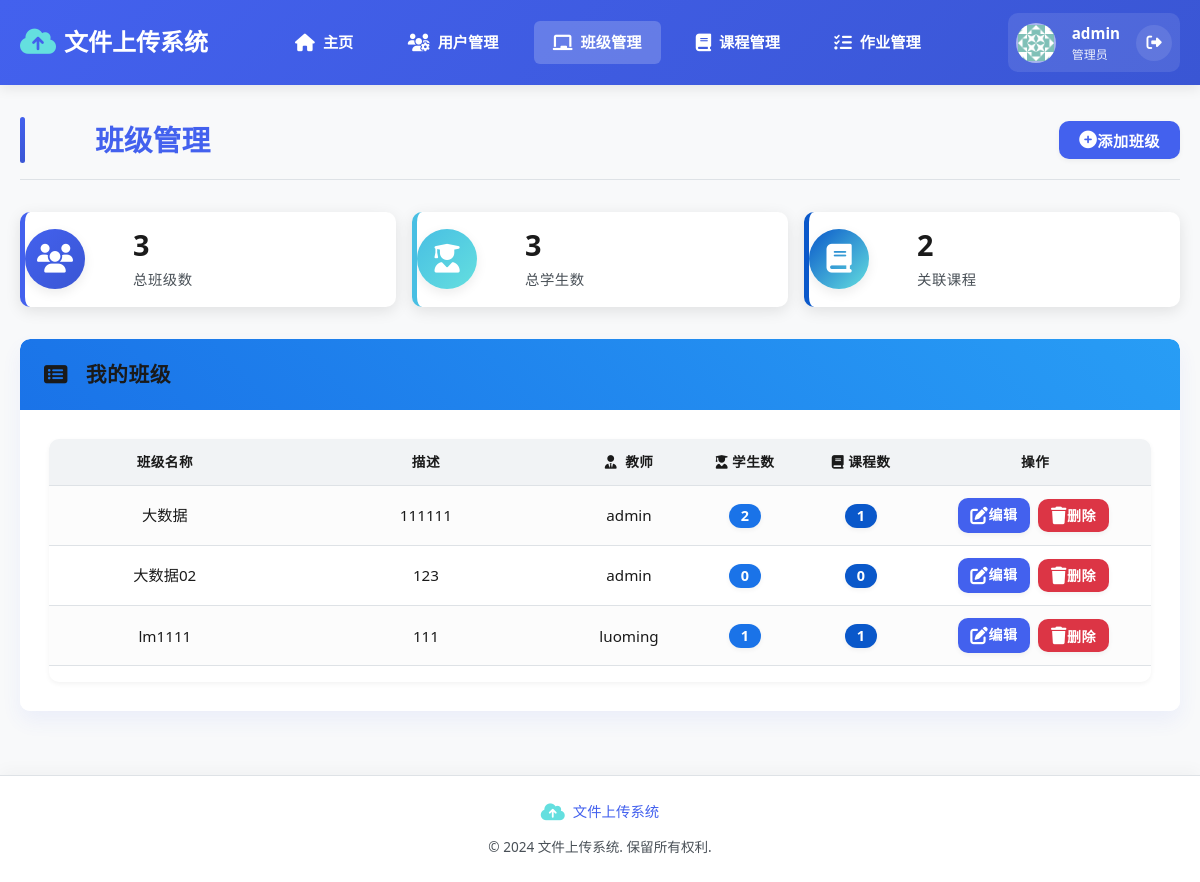
The page /classes (signed in) on the database as committed earlier.
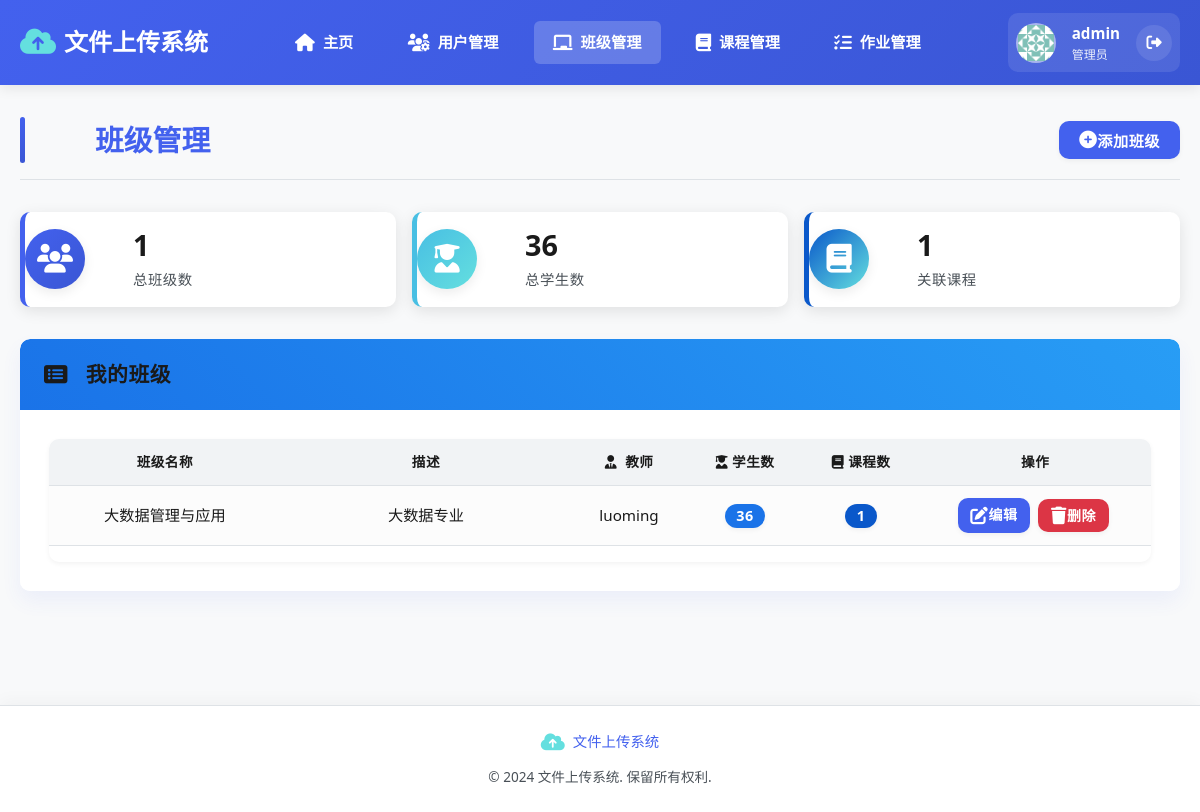
The same page on the database as committed later.
### app/models/models.py (models this page shows)
class Class(Base):
    __tablename__ = "classes"
    id = Column(Integer, primary_key=True, index=True)
    name = Column(String, index=True)
    description = Column(String, nullable=True)
    teacher_id = Column(Integer, ForeignKey("users.id"))
    created_at = Column(DateTime, default=datetime.datetime.now)
    teacher = relationship("User", back_populates="teacher_classes", foreign_keys=[teacher_id])
    students = relationship("User", secondary=class_student_association, back_populates="classes")
    courses = relationship("Course", secondary=course_class_association, back_populates="classes")
    assignments = relationship("Assignment", back_populates="class_obj")

class User(Base):
    __tablename__ = "users"
    id = Column(Integer, primary_key=True, index=True)
    username = Column(String, unique=True, index=True)
    hashed_password = Column(String)
    role = Column(String)  # admin, teacher, student
    created_at = Column(DateTime, default=datetime.datetime.now)
    classes = relationship("Class", secondary=class_student_association, back_populates="students")
    teacher_classes = relationship("Class", back_populates="teacher")
    assignments = relationship("Assignment", back_populates="teacher")
    submissions = relationship("Submission", back_populates="student")

### app/routers/classes.py (the view)
@router.get("/classes", response_class=HTMLResponse, name="classes")
async def list_classes(
    request: Request,
    current_user: User = Depends(teacher_required),
    db: Session = Depends(get_db)
):
    if current_user.role == "admin":
        classes = db.query(Class).all()
    else:
        classes = db.query(Class).filter(Class.teacher_id == current_user.id).all()
    return templates.TemplateResponse(
        "classes.html",
        {"request": request, "user": current_user, "classes": classes}
    )

### templates/classes.html (shortened to what this page needs)
{% extends "layout.html" %}
{% block content %}
<div class="page-header">
    <h1> 班级管理</h1>
    <button class="btn btn-primary btn-lg" onclick="window.location.href='{{ url_for('create_class') }}'">
        <i class="fas fa-plus-circle"></i> 添加班级
    </button>
</div>
<div class="dashboard-stats mb-4">
    <div class="stat-card">
        <div class="stat-card-icon bg-primary">
            <i class="fas fa-users"></i>
        </div>
        <div class="stat-card-content">
            <div class="stat-value">{{ classes|length }}</div>
            <div class="stat-label">总班级数</div>
        </div>
    </div>
    <div class="stat-card">
        <div class="stat-card-icon bg-success">
            <i class="fas fa-user-graduate"></i>
        </div>
        <div class="stat-card-content">
            <div class="stat-value">{{ classes|map(attribute='students')|map('length')|sum }}</div>
            <div class="stat-label">总学生数</div>
        </div>
    </div>
    <div class="stat-card">
        <div class="stat-card-icon bg-info">
            <i class="fas fa-book"></i>
        </div>
        <div class="stat-card-content">
            <div class="stat-value">{{ classes|map(attribute='courses')|map('length')|sum }}</div>
            <div class="stat-label">关联课程</div>
        </div>
    </div>
</div>
<div class="card shadow-lg border-0">
    <div class="card-header bg-gradient-primary text-white">
        <h2 class="mb-0"><i class="fas fa-list-alt"></i> 我的班级</h2>
    </div>
    <div class="card-body">
        {% if classes %}
        <div class="table-responsive">
            <table class="table table-hover table-striped">
                <thead class="thead-light">
                    <tr>
                        <th scope="col" style="width: 20%;">班级名称</th>
                        <th scope="col" style="width: 25%;">描述</th>
                        <th scope="col" style="width: 10%;"><i class="fas fa-user-tie"></i> 教师</th>
                        <th scope="col" style="width: 10%;"><i class="fas fa-user-graduate"></i>学生数</th>
                        <th scope="col" style="width: 10%;"><i class="fas fa-book"></i>课程数</th>
                        <th scope="col" style="width: 20%;">操作</th>
                    </tr>
                </thead>
                <tbody>
                    {% for class in classes %}
                    <tr>
                        <td class="font-weight-bold">{{ class.name }}</td>
                        <td class="description-cell" data-description="{{ class.description or '无' }}" style="max-width: 250px; width: 250px;">{{ class.description or '无' }}</td>
                        <td class="text-center">
                            {{ class.teacher.username }}
                        </td>
                        <td class="text-center">
                            <span class="badge custom-badge-primary">{{ class.students|length }}</span>
                        </td>
                        <td class="text-center">
                            <span class="badge custom-badge-info">{{ class.courses|length }}</span>
                        </td>
                        <td>
                            <div class="btn-group" role="group">
                                <a href="{{ url_for('view_class', class_id=class.id) }}" class="btn btn-sm btn-primary" title="编辑班级">
                                    <i class="fas fa-edit"></i> 编辑
                                </a>
                                <button onclick="confirmDelete('class', '{{ class.id }}', '{{ class.name }}')" class="btn btn-sm btn-danger" title="删除班级">
                                    <i class="fas fa-trash"></i> 删除
                                </button>
                            </div>
                        </td>
                    </tr>
                    {% endfor %}
                </tbody>
            </table>
        </div>
        {% endif %}
    </div>
</div>
{% endblock %}

Rows that differ between the two databases and show on the page:
removed Class: name "大数据02", description "123", teacher.username "admin", students|length "0", courses|length "0"
removed Class: name "lm1111", description "111", teacher.username "luoming", students|length "1", courses|length "1"
changed Class: name "大数据" → "大数据管理与应用"; description "111111" → "大数据专业"; teacher.username "admin" → "luoming"; students|length "2" → "36"
Other text that changed with them:
{{ classes|length }}: "3" → "1"
{{ classes|map(attribute='students')|map('length')|sum }}: "3" → "36"
{{ classes|map(attribute='courses')|map('length')|sum }}: "2" → "1"
